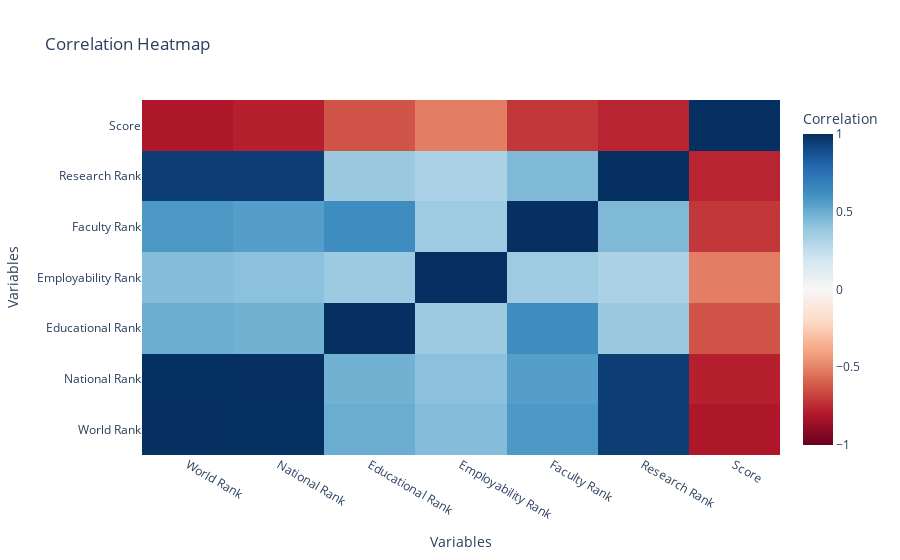

The notebook cell this image was saved under:
### Markdown cell above
# Q D & E
d. Considering various factors such as employment rankings, research
rankings, and others, which has the most significant impact on a
university's overall ranking?

e. Is there a correlation between national and global university rankings, and
based on this information, can you recommend a country that appears to
have a high concentration of top-ranked universities?

### Code cell
import plotly.graph_objects as go

# Define data
data = df2[['World Rank', 'National Rank', 'Educational Rank', 'Employability Rank', 'Faculty Rank', 'Research Rank', 'Score']].corr()

# Create heatmap trace
heatmap_trace = go.Heatmap(
    z=data.values,  # correlation values
    x=data.columns,  # column names
    y=data.columns,  # row names
    colorscale='RdBu',  # color scale
    colorbar=dict(title='Correlation'),  # color bar title
    zmin=-1,  # minimum value for color scale
    zmax=1,   # maximum value for color scale
    hoverongaps=False,  # disable hover on gaps (NaN values)
    text=data.round(2),  # rounded correlation values
    hoverinfo='text'  # show text on hover
)

# Define layout
layout = go.Layout(
    title='Correlation Heatmap',
    xaxis=dict(title='Variables'),
    yaxis=dict(title='Variables'),
)

# Create figure
fig = go.Figure(data=heatmap_trace, layout=layout)

# Show plot
fig.show()

### Figure 1 — Plotly figure (JSON) as saved in the notebook; plotly's stock layout.template omitted (floating-point values rounded to 4 significant figures)
{"data": [{"colorbar": {"title": {"text": "Correlation"}}, "colorscale": [[0, "rgb(103,0,31)"], [0.1, "rgb(178,24,43)"], [0.2, "rgb(214,96,77)"], [0.3, "rgb(244,165,130)"], [0.4, "rgb(253,219,199)"], [0.5, "rgb(247,247,247)"], [0.6, "rgb(209,229,240)"], [0.7, "rgb(146,197,222)"], [0.8, "rgb(67,147,195)"], [0.9, "rgb(33,102,172)"], [1, "rgb(5,48,97)"]], "hoverinfo": "text", "hoverongaps": false, "text": [[1, 1, 0.5, 0.43, 0.58, 0.95, -0.81], [1, 1, 0.48, 0.42, 0.56, 0.95, -0.78], [0.5, 0.48, 1, 0.37, 0.63, 0.37, -0.63], [0.43, 0.42, 0.37, 1, 0.36, 0.32, -0.51], [0.58, 0.56, 0.63, 0.36, 1, 0.45, -0.71], [0.95, 0.95, 0.37, 0.32, 0.45, 1, -0.77], [-0.81, -0.78, -0.63, -0.51, -0.71, -0.77, 1]], "type": "heatmap", "x": ["World Rank", "National Rank", "Educational Rank", "Employability Rank", "Faculty Rank", "Research Rank", "Score"], "y": ["World Rank", "National Rank", "Educational Rank", "Employability Rank", "Faculty Rank", "Research Rank", "Score"], "z": [[1, 0.9985, 0.4985, 0.4342, 0.5777, 0.951, -0.8105], [0.9985, 1, 0.4786, 0.418, 0.5559, 0.9504, -0.7811], [0.4985, 0.4786, 1, 0.3669, 0.6255, 0.3742, -0.6345], [0.4342, 0.418, 0.3669, 1, 0.3617, 0.3236, -0.5129], [0.5777, 0.5559, 0.6255, 0.3617, 1, 0.4483, -0.7107], [0.951, 0.9504, 0.3742, 0.3236, 0.4483, 1, -0.7656], [-0.8105, -0.7811, -0.6345, -0.5129, -0.7107, -0.7656, 1]], "zmax": 1, "zmin": -1}], "layout": {"title": {"text": "Correlation Heatmap"}, "xaxis": {"title": {"text": "Variables"}}, "yaxis": {"title": {"text": "Variables"}}}}
